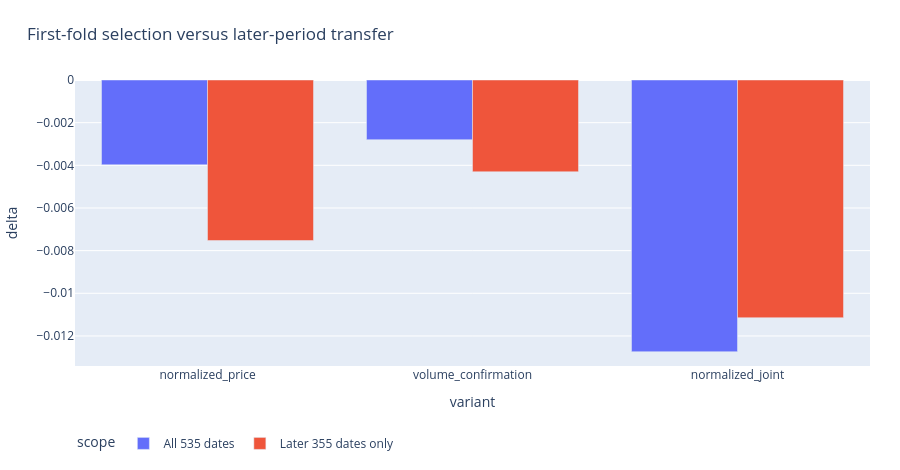

Write notebook code for a chart like this one.
### Markdown cell above
## 4. Later-period transfer

### Code cell
figures[3][1].show(renderer='plotly_mimetype')

### Figure 1 — Plotly figure (JSON) as saved in the notebook; plotly's stock layout.template omitted (floating-point values rounded to 4 significant figures)
{"data": [{"alignmentgroup": "True", "hovertemplate": "scope=All 535 dates<br>variant=%{x}<br>delta=%{y}<extra></extra>", "legendgroup": "All 535 dates", "marker": {"color": "#636efa", "pattern": {"shape": ""}}, "name": "All 535 dates", "offsetgroup": "All 535 dates", "orientation": "v", "showlegend": true, "textposition": "auto", "type": "bar", "x": ["normalized_price", "volume_confirmation", "normalized_joint"], "xaxis": "x", "y": [-0.003975, -0.002798, -0.01274], "yaxis": "y"}, {"alignmentgroup": "True", "hovertemplate": "scope=Later 355 dates only<br>variant=%{x}<br>delta=%{y}<extra></extra>", "legendgroup": "Later 355 dates only", "marker": {"color": "#EF553B", "pattern": {"shape": ""}}, "name": "Later 355 dates only", "offsetgroup": "Later 355 dates only", "orientation": "v", "showlegend": true, "textposition": "auto", "type": "bar", "x": ["normalized_price", "volume_confirmation", "normalized_joint"], "xaxis": "x", "y": [-0.007527, -0.004302, -0.01115], "yaxis": "y"}], "layout": {"barmode": "group", "height": 470, "legend": {"orientation": "h", "title": {"text": "scope"}, "tracegroupgap": 0, "y": -0.22}, "margin": {"b": 70, "l": 65, "r": 30, "t": 80}, "title": {"text": "First-fold selection versus later-period transfer", "x": 0.03}, "xaxis": {"anchor": "y", "domain": [0, 1], "title": {"text": "variant"}}, "yaxis": {"anchor": "x", "domain": [0, 1], "title": {"text": "delta"}}}}
